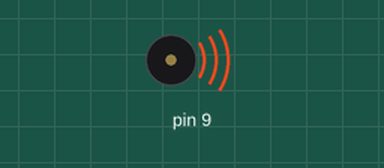
The sketch below on a simulated Arduino Uno, built with avr-gcc and run on an emulated ATmega328P. Shown: buzzer (waves = sounding).

Above: at 0.2 s.
Timing chart, 0 to 12.4 s (numbered marks = the images above):
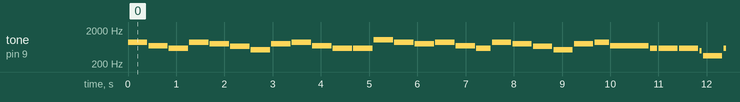

Measured:
- by itself, tone on pin 9: plays 880 Hz for 0.40 s, 698 Hz for 0.40 s, 587 Hz for 0.40 s, 880 Hz for 0.40 s, 784 Hz for 0.40 s, 659 Hz for 0.40 s … (309 notes in this stretch)

The sketch:

lose_yourself.ino
```cpp
#define NOTE_B0  31
#define NOTE_C1  33
#define NOTE_CS1 35
#define NOTE_D1  37
#define NOTE_DS1 39
#define NOTE_E1  41
#define NOTE_F1  44
#define NOTE_FS1 46
#define NOTE_G1  49
#define NOTE_GS1 52
#define NOTE_A1  55
#define NOTE_AS1 58
#define NOTE_B1  62
#define NOTE_C2  65
#define NOTE_CS2 69
#define NOTE_D2  73
#define NOTE_DS2 78
#define NOTE_E2  82
#define NOTE_F2  87
#define NOTE_FS2 93
#define NOTE_G2  98
#define NOTE_GS2 104
#define NOTE_A2  110
#define NOTE_AS2 117
#define NOTE_B2  123
#define NOTE_C3  131
#define NOTE_CS3 139
#define NOTE_D3  147
#define NOTE_DS3 156
#define NOTE_E3  165
#define NOTE_F3  175
#define NOTE_FS3 185
#define NOTE_G3  196
#define NOTE_GS3 208
#define NOTE_A3  220
#define NOTE_AS3 233
#define NOTE_B3  247
#define NOTE_C4  262
#define NOTE_CS4 277
#define NOTE_D4  294
#define NOTE_DS4 311
#define NOTE_E4  330
#define NOTE_F4  349
#define NOTE_FS4 370
#define NOTE_G4  392
#define NOTE_GS4 415
#define NOTE_A4  440
#define NOTE_AS4 466
#define NOTE_B4  494
#define NOTE_C5  523
#define NOTE_CS5 554
#define NOTE_D5  587
#define NOTE_DS5 622
#define NOTE_E5  659
#define NOTE_F5  698
#define NOTE_FS5 740
#define NOTE_G5  784
#define NOTE_GS5 831
#define NOTE_A5  880
#define NOTE_AS5 932
#define NOTE_B5  988
#define NOTE_C6  1047
#define NOTE_CS6 1109
#define NOTE_D6  1175
#define NOTE_DS6 1245
#define NOTE_E6  1319
#define NOTE_F6  1397
#define NOTE_FS6 1480
#define NOTE_G6  1568
#define NOTE_GS6 1661
#define NOTE_A6  1760
#define NOTE_AS6 1865
#define NOTE_B6  1976
#define NOTE_C7  2093
#define NOTE_CS7 2217
#define NOTE_D7  2349
#define NOTE_DS7 2489
#define NOTE_E7  2637
#define NOTE_F7  2794
#define NOTE_FS7 2960
#define NOTE_G7  3136
#define NOTE_GS7 3322
#define NOTE_A7  3520
#define NOTE_AS7 3729
#define NOTE_B7  3951
#define NOTE_C8  4186
#define NOTE_CS8 4435
#define NOTE_D8  4699
#define NOTE_DS8 4978
#define HB_NOTES 51
const int notes[HB_NOTES]=
{
NOTE_A5,NOTE_F5,NOTE_D5,NOTE_A5,NOTE_G5,NOTE_E5,NOTE_C5,NOTE_G5,NOTE_A5,NOTE_F5,NOTE_D5,NOTE_D5,NOTE_C6,NOTE_A5,NOTE_G5,NOTE_A5,NOTE_F5,NOTE_D5,NOTE_A5,NOTE_G5,NOTE_E5,NOTE_C5,NOTE_G5,
NOTE_A5,NOTE_F5,NOTE_D5,NOTE_D5,NOTE_D5,NOTE_B4,NOTE_F4,NOTE_D5,NOTE_C5,NOTE_B4,NOTE_A4,NOTE_G4,NOTE_A4,NOTE_B4,
NOTE_CS4,NOTE_D4,NOTE_A4,0,NOTE_A4,NOTE_B4,NOTE_B4,NOTE_B4,NOTE_B4,0,NOTE_B4,NOTE_B2,NOTE_G4,0
};
const int beats[HB_NOTES]=
{
  8,8,8,8,8,8,8,8,8,8,8,8,8,8,8,8,8,6,8,8,8,8,8,6,16,3,8,8,1,8,8,8,8,8,8,8,4,4,4,4,4,4,4,4,12,32,
};
const int beats_length=50;
void setup() {
  // put your setup code here, to run once:
pinMode(9,OUTPUT);
}

void loop() {
  // put your main code here, to run repeatedly:
for (int i = 0; i < HB_NOTES; i++) {
if (notes[i] == 0) {
delay(beats[i] * beats_length); // rest
}
else {
  tone(notes[i], beats[i] * beats_length);
}
 // pause between notes
 noTone(9);
 delay(beats_length / 2);
 }
 }
 void tone(int freq, int duration)
{
 tone(9, freq, duration);
 delay(duration);
}
```
